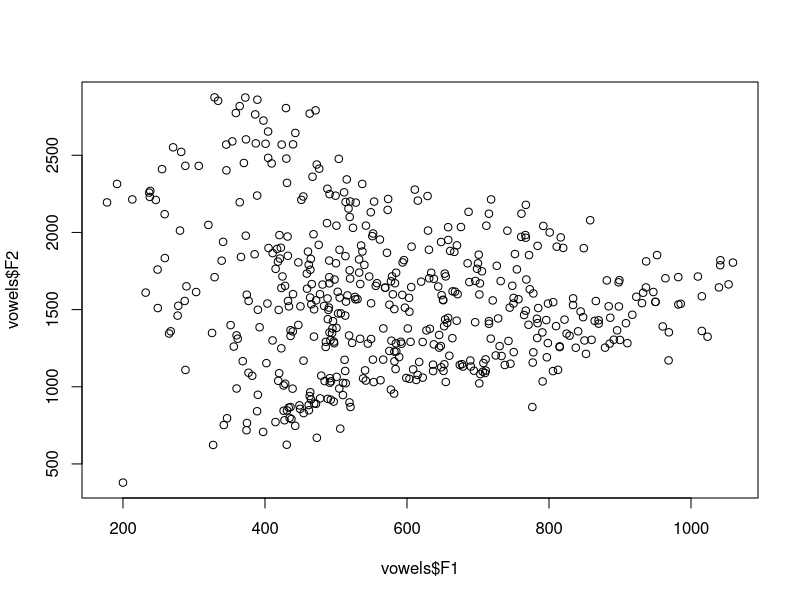
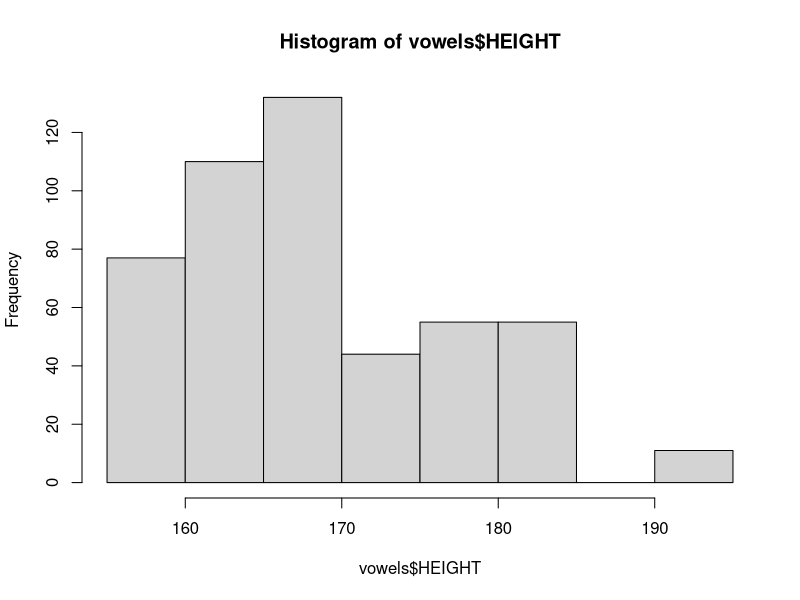
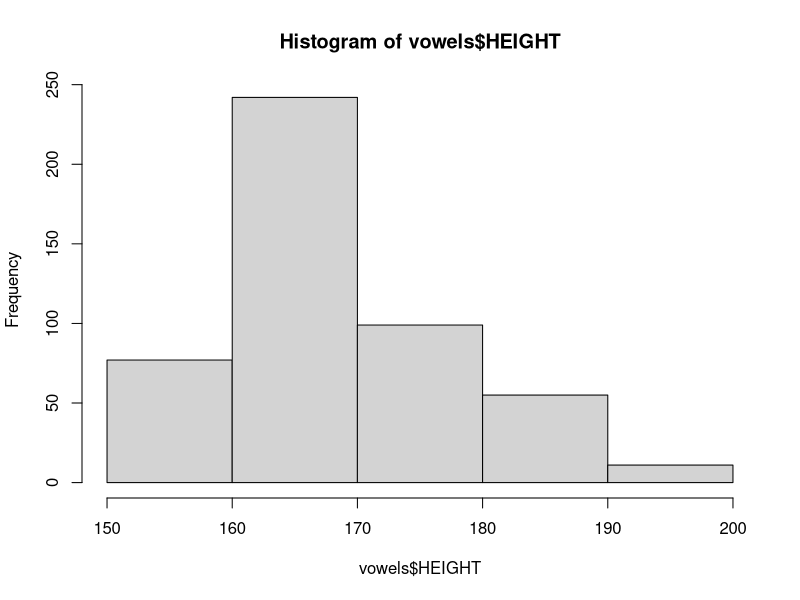
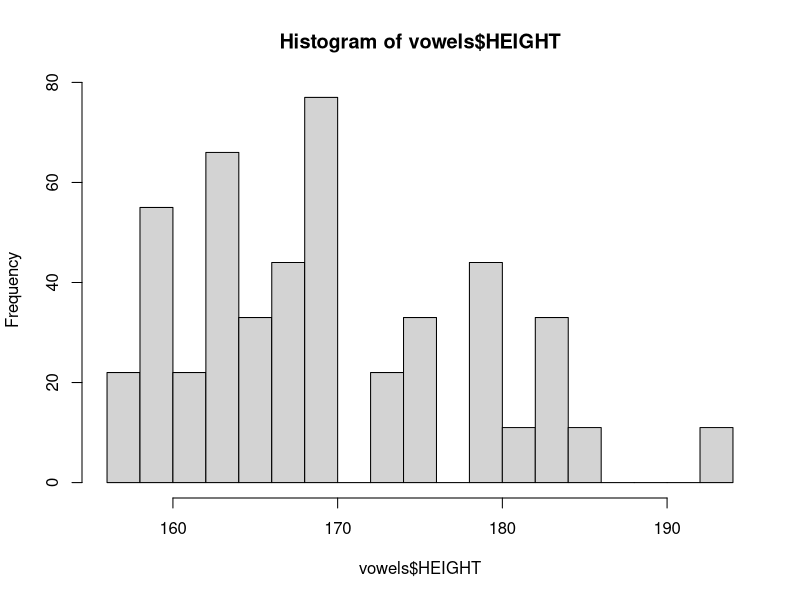
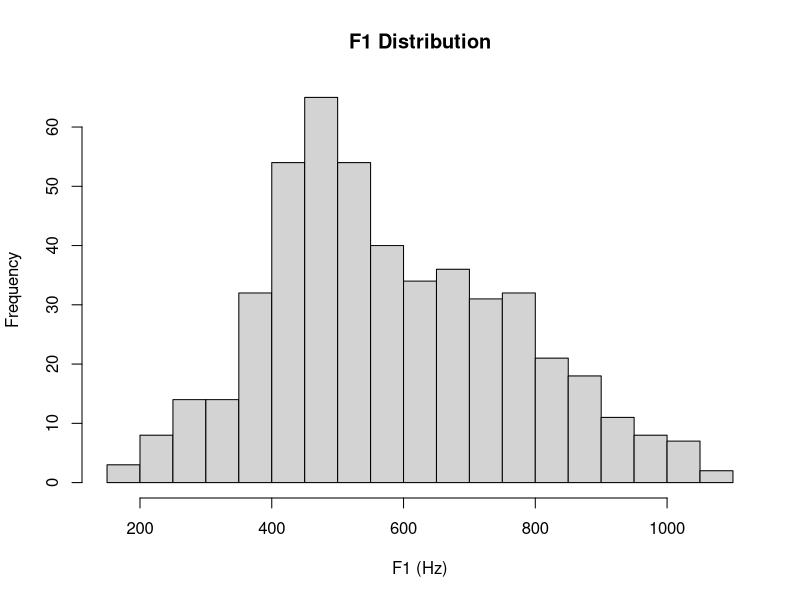
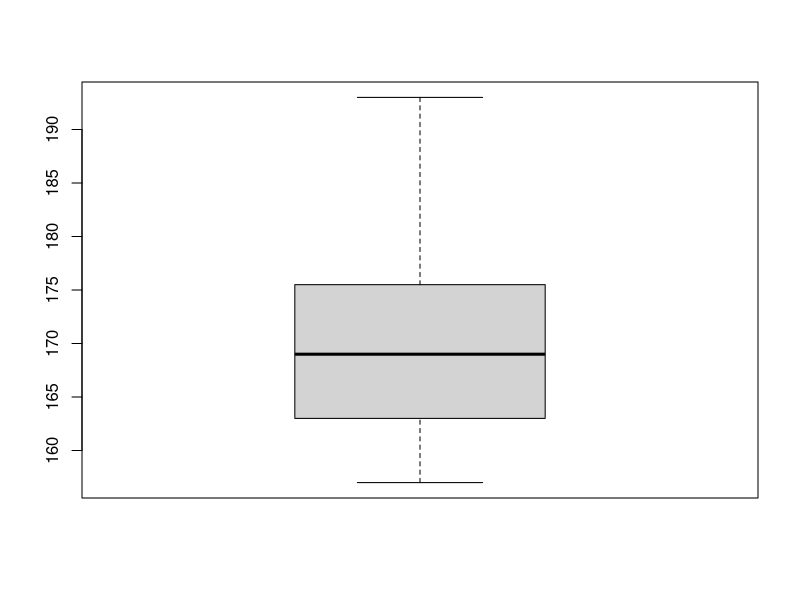
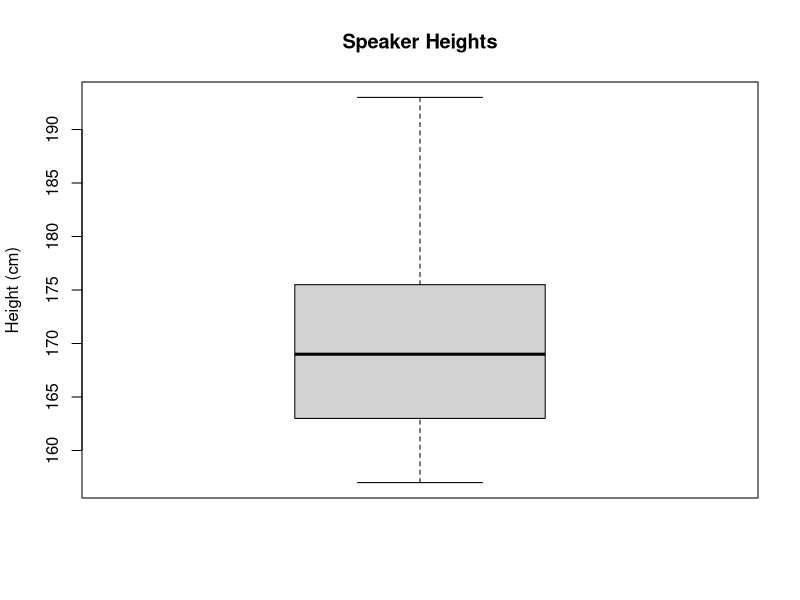

These figures' R source, in order:
## ---- chunk 1
knitr::opts_chunk$set(echo = TRUE)
## ---- chunk 2
# Addition, subtraction
3 + 5
10 - 4

# Multiplication, division, exponentiation
6 * 7
20 / 4
2 ^ 8

# Comparisons
10 > 5
3 == 3
4 != 7
## ---- chunk 3
my_string = "This is a string"
my_string
## ---- chunk 4
# This is a comment — R ignores it
x = 42  # inline comments work too
## ---- chunk 5
# Both of these do the same thing
my_variable = 10
my_variable <- 10

my_variable
## ---- chunk 6
# "and": & (not "and")
# "or": | (not "or")
# "not": ! (not "not")
# Boolean values: TRUE / FALSE (not True / False)

TRUE & FALSE
TRUE | FALSE
!TRUE

# Parentheses needed for order of operations
(2 > 1) & (3 > 2)
## ---- chunk 7
# Create a vector with the c() function ("combine")
my_vec = c(1, 2, 3, 4, 5)
my_vec
## ---- chunk 8
my_vec[1]   # first element is 1, not 0
my_vec[5]   # last element
## ---- chunk 9
my_vec[1] = 0
my_vec
## ---- chunk 10
my_vec = c(1, 2, 3, 4, 5)  # reset

my_vec * 2         # multiply every element by 2
my_vec + c(1, 2, 3, 4, 5)  # element-wise addition of two vectors
## ---- chunk 11
length(my_vec)
## ---- chunk 12
my_vec ^ 2
## ---- chunk 13
# Read a CSV file into a data frame
vowels = read.csv("../data/vowels.csv")

# View the first few rows
head(vowels)
## ---- chunk 14
evens = c(2, 4, 6, 8)
odds = c(1, 3, 5, 7)
data.frame(evens, odds)
## ---- chunk 15
# Get the VOWEL column as a vector
head(vowels$VOWEL)

# Get all column names
names(vowels)
## ---- chunk 16
library(dplyr)
## ---- chunk 17
# All rows where the vowel is "i"
filter(vowels, VOWEL == "i")
## ---- chunk 18
# Female speakers producing the vowels "i" or "u",
# whose height is at or below the mean height of all speakers
filter(
  vowels,
  SEX == "female",
  VOWEL == "i" | VOWEL == "u",
  HEIGHT <= mean(HEIGHT)
)
## ---- chunk 19
ae_males = filter(vowels, SEX == "male", VOWEL == "ae")
nrow(ae_males)
## ---- chunk 20
sex_numeric = c(0, 1, 0, 0, 1, 0, 0, 0)

# R treats this as a number — inappropriate operations succeed silently
sex_numeric < 2       # all TRUE (meaningless)
sex_numeric / 8       # silently produces garbage
## ---- chunk 21
sex_factor = as.factor(sex_numeric)
sex_factor            # shows levels

# Now arithmetic raises a warning and returns NA
sex_factor + 1
## ---- chunk 22
sex_named = as.factor(c(0, 1, 0, 0, 1, 0, 0, 0))
levels(sex_named) = c("male", "female")
sex_named
## ---- chunk 23
mean(c(1, 2, 3, 4, 5))

# Mean F1 in the vowels dataset
mean(vowels$F1)
## ---- chunk 24
# 3 is the median of both of these:
median(c(1, 2, 3, 4, 5))
median(c(1, 2, 3, 8, 10))   # notice mean would differ, but median is same

# For an even number of points, median = average of the middle two
median(c(1, 2, 3, 4))       # (2 + 3) / 2 = 2.5

# Median height in the vowels dataset
median(vowels$HEIGHT)
## ---- chunk 25
# Simulated salaries: most people earn ~50k, one billionaire
salaries = c(45000, 48000, 52000, 55000, 60000, 1000000000)
mean(salaries)
median(salaries)
## ---- chunk 26
var(vowels$F1)
## ---- chunk 27
sd(vowels$F1)

# Report mean ± SD
cat("F1:", round(mean(vowels$F1), 1), "±", round(sd(vowels$F1), 1), "Hz\n")
## ---- chunk 28
# 50th percentile of height (should equal the median)
quantile(vowels$HEIGHT, probs = 0.5)

# 25th, 50th, and 75th percentiles
quantile(vowels$HEIGHT, probs = c(0.25, 0.5, 0.75))
## ---- chunk 29
IQR(vowels$HEIGHT)

# Compare to total range
total_range = max(vowels$HEIGHT) - min(vowels$HEIGHT)
total_range
## ---- chunk 30
summary(vowels$HEIGHT)
## ---- chunk 31
summary(vowels)
## ---- chunk 32
# Scatterplot of F1 vs. F2
plot(vowels$F1, vowels$F2)
## ---- chunk 33
hist(vowels$HEIGHT)
## ---- chunk 34
# Fewer bins — broader picture
hist(vowels$HEIGHT, breaks = 4)

# More bins — finer detail
hist(vowels$HEIGHT, breaks = 16)
## ---- chunk 35
hist(vowels$F1, breaks = 20, main = "F1 Distribution", xlab = "F1 (Hz)")
## ---- chunk 36
boxplot(vowels$HEIGHT)
## ---- chunk 37
boxplot(vowels$HEIGHT, ylab = "Height (cm)", main = "Speaker Heights")
